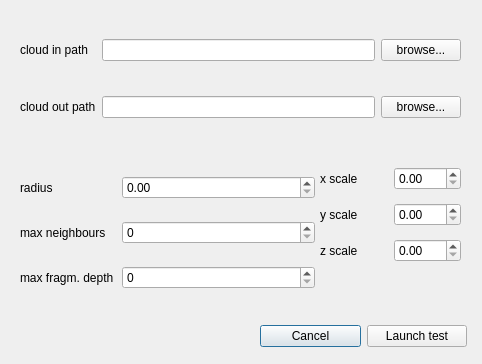
<?xml version="1.0" encoding="UTF-8"?>
<ui version="4.0">
 <class>normal_estimation_test_form</class>
 <widget class="QDialog" name="normal_estimation_test_form">
  <property name="geometry">
   <rect>
    <x>0</x>
    <y>0</y>
    <width>482</width>
    <height>364</height>
   </rect>
  </property>
  <property name="windowTitle">
   <string>Normal Estimation Test Form</string>
  </property>
  <widget class="QWidget" name="layoutWidget">
   <property name="geometry">
    <rect>
     <x>20</x>
     <y>160</y>
     <width>295</width>
     <height>147</height>
    </rect>
   </property>
   <layout class="QGridLayout" name="gridLayout">
    <item row="1" column="0">
     <widget class="QLabel" name="max_neighbs_label">
      <property name="text">
       <string>max neighbours</string>
      </property>
     </widget>
    </item>
    <item row="1" column="1" colspan="2">
     <widget class="QSpinBox" name="max_neighbs_sb"/>
    </item>
    <item row="2" column="0">
     <widget class="QLabel" name="max_fragm_depth_label">
      <property name="text">
       <string>max fragm. depth</string>
      </property>
     </widget>
    </item>
    <item row="0" column="1" colspan="2">
     <widget class="QDoubleSpinBox" name="radius_dsb"/>
    </item>
    <item row="0" column="0">
     <widget class="QLabel" name="radius_label">
      <property name="text">
       <string>radius</string>
      </property>
     </widget>
    </item>
    <item row="2" column="1" colspan="2">
     <widget class="QSpinBox" name="max_fragm_depth_sb"/>
    </item>
   </layout>
  </widget>
  <widget class="QWidget" name="layoutWidget">
   <property name="geometry">
    <rect>
     <x>320</x>
     <y>160</y>
     <width>141</width>
     <height>109</height>
    </rect>
   </property>
   <layout class="QGridLayout" name="gridLayout_2">
    <item row="0" column="0">
     <widget class="QLabel" name="x_scale_label">
      <property name="text">
       <string>x scale</string>
      </property>
     </widget>
    </item>
    <item row="0" column="1">
     <widget class="QDoubleSpinBox" name="x_scale_dsb"/>
    </item>
    <item row="1" column="0">
     <widget class="QLabel" name="y_scale_label">
      <property name="text">
       <string>y scale</string>
      </property>
     </widget>
    </item>
    <item row="1" column="1">
     <widget class="QDoubleSpinBox" name="y_scale_dsb"/>
    </item>
    <item row="2" column="0">
     <widget class="QLabel" name="z_scale_label">
      <property name="text">
       <string>z scale</string>
      </property>
     </widget>
    </item>
    <item row="2" column="1">
     <widget class="QDoubleSpinBox" name="z_scale_dsb"/>
    </item>
   </layout>
  </widget>
  <widget class="QWidget" name="layoutWidget">
   <property name="geometry">
    <rect>
     <x>260</x>
     <y>320</y>
     <width>207</width>
     <height>33</height>
    </rect>
   </property>
   <layout class="QHBoxLayout" name="horizontalLayout">
    <item>
     <widget class="QPushButton" name="cancel_btn">
      <property name="text">
       <string>Cancel</string>
      </property>
     </widget>
    </item>
    <item>
     <widget class="QPushButton" name="launch_test_btn">
      <property name="text">
       <string>Launch test</string>
      </property>
     </widget>
    </item>
   </layout>
  </widget>
  <widget class="QWidget" name="layoutWidget">
   <property name="geometry">
    <rect>
     <x>20</x>
     <y>10</y>
     <width>441</width>
     <height>137</height>
    </rect>
   </property>
   <layout class="QGridLayout" name="gridLayout_3">
    <item row="0" column="0">
     <widget class="QLabel" name="cloud_in_path_label">
      <property name="text">
       <string>cloud in path</string>
      </property>
     </widget>
    </item>
    <item row="0" column="1">
     <widget class="QLineEdit" name="cloud_in_ledit"/>
    </item>
    <item row="0" column="2">
     <widget class="QPushButton" name="cloud_in_browse_btn">
      <property name="text">
       <string>browse...</string>
      </property>
     </widget>
    </item>
    <item row="1" column="0">
     <widget class="QLabel" name="cloud_out_path_label">
      <property name="text">
       <string>cloud out path</string>
      </property>
     </widget>
    </item>
    <item row="1" column="1">
     <widget class="QLineEdit" name="cloud_out_ledit"/>
    </item>
    <item row="1" column="2">
     <widget class="QPushButton" name="cloud_out_browse_btn">
      <property name="text">
       <string>browse...</string>
      </property>
     </widget>
    </item>
   </layout>
  </widget>
 </widget>
 <resources/>
 <connections/>
</ui>
